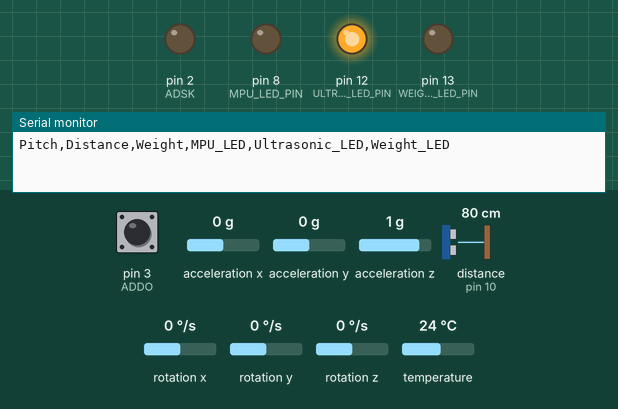
A sketch run on a simulated Arduino Uno, built with avr-gcc and run on an emulated ATmega328P. Parts: output pins drawn as LEDs (lit = HIGH), the last lines printed to the serial monitor. Wiring (inferred from the names in the program): ultrasonic range finder: trigger pin 9; echo pin 10. Inputs (shaded band) come from the test bench; at power-on: pin 3 (ADDO) HIGH, acceleration x 0 g, acceleration y 0 g, acceleration z 1 g, distance to the obstacle (sensor on pin 10) 80 cm, rotation x 0 °/s, rotation y 0 °/s, rotation z 0 °/s, temperature 24 °C. The echo pulse lasts 58.3 µs per cm; pins used as bus, display or sensor lines are not drawn.

Above: at 1.2 s.
1.3 s: pin 3 (ADDO) pulled LOW for 0.15 s
At 2.6 s:
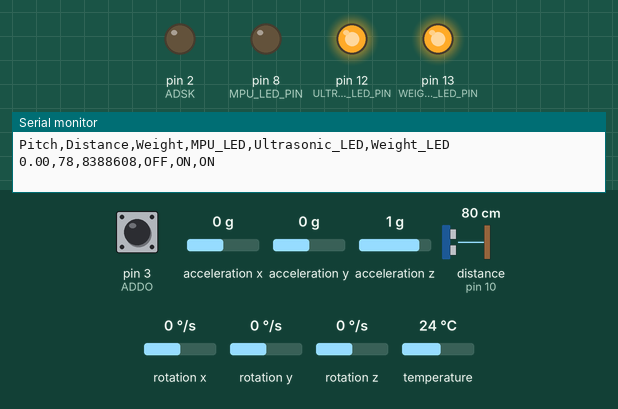
Timing chart, 0 to 4.3 s (numbered marks = the images above; inputs shaded):
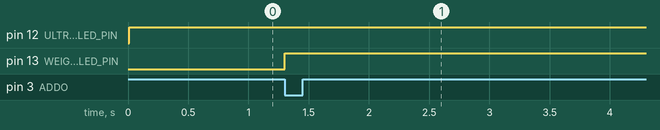

Measured:
- after the input at 1.3 s, pin 13 (WEIGHT_LED_PIN): LOW → HIGH at once

The sketch:

________.ino
```cpp
#include <Wire.h>
#include <Adafruit_MPU6050.h>
#include <Adafruit_Sensor.h>
#include <SoftwareSerial.h>  // Include SoftwareSerial for Bluetooth communication

// MPU6050 setup
Adafruit_MPU6050 mpu;
#define PITCH_MIN_THRESHOLD -15.0  // Minimum pitch threshold
#define PITCH_MAX_THRESHOLD 15.0   // Maximum pitch threshold

// Ultrasonic sensor setup
const int trigPin = 9;            // Pin for ultrasonic trigger
const int echoPin = 10;           // Pin for ultrasonic echo
#define ULTRASONIC_MIN_THRESHOLD 5   // Minimum distance threshold in cm
#define ULTRASONIC_MAX_THRESHOLD 9   // Maximum distance threshold in cm

// LED pins
#define MPU_LED_PIN 8             // LED for MPU threshold
#define ULTRASONIC_LED_PIN 12     // LED for ultrasonic threshold
#define WEIGHT_LED_PIN 13         // LED for weight threshold

// Bluetooth module setup using Hardware Serial (pins 1 and 0)
#define BT_SERIAL Serial  // Use hardware serial for Bluetooth communication

// HX711 weight sensor setup
#define ADDO  3    // Data Out
#define ADSK  2    // SCK
unsigned long convert; // Variable for weight data
#define WEIGHT_THRESHOLD 13000  // Weight threshold in grams

// Function to read from HX711
unsigned long ReadCount() {
    unsigned long Count = 0;
    unsigned char i;

    digitalWrite(ADSK, LOW);

    while (digitalRead(ADDO)); // Wait for the data to be available

    for (i = 0; i < 24; i++) {
        digitalWrite(ADSK, HIGH);
        Count = Count << 1;
        digitalWrite(ADSK, LOW);
        if (digitalRead(ADDO)) Count++;
    }

    digitalWrite(ADSK, HIGH);
    Count = Count ^ 0x800000;  // Two's complement
    digitalWrite(ADSK, LOW);

    return (Count);  // Return the weight value
}

void setup() {
    // Start Bluetooth serial
    BT_SERIAL.begin(9600);
    Wire.begin();

    // Initialize MPU6050
    if (!mpu.begin()) {
        BT_SERIAL.println("Failed to find MPU6050 chip");
        while (1);
    }

    // PLX-DAQ Initialization
    BT_SERIAL.println("Pitch,Distance,Weight,MPU_LED,Ultrasonic_LED,Weight_LED");

    // Initialize LED pins
    pinMode(MPU_LED_PIN, OUTPUT);
    digitalWrite(MPU_LED_PIN, LOW);
    pinMode(ULTRASONIC_LED_PIN, OUTPUT);
    digitalWrite(ULTRASONIC_LED_PIN, LOW);
    pinMode(WEIGHT_LED_PIN, OUTPUT);
    digitalWrite(WEIGHT_LED_PIN, LOW);

    // Initialize ultrasonic sensor pins
    pinMode(trigPin, OUTPUT);
    pinMode(echoPin, INPUT);

    // Initialize HX711 sensor pins
    pinMode(ADDO, INPUT_PULLUP); // Set Data Out pin to input
    pinMode(ADSK, OUTPUT);       // Set Clock pin to output
}

void loop() {
    // --------------------------
    // MPU6050 Sensor Readings
    // --------------------------
    sensors_event_t a, g, temp;
    mpu.getEvent(&a, &g, &temp);

    // Calculate pitch angle
    float pitch = atan2(-a.acceleration.x, sqrt(a.acceleration.y * a.acceleration.y + a.acceleration.z * a.acceleration.z)) * 180 / M_PI;

    // Check if pitch threshold is exceeded
    bool pitchExceeded = (pitch < PITCH_MIN_THRESHOLD || pitch > PITCH_MAX_THRESHOLD);
    digitalWrite(MPU_LED_PIN, pitchExceeded ? HIGH : LOW);

    // --------------------------
    // Ultrasonic Sensor Readings
    // --------------------------
    long duration;
    int distanceCm;

    digitalWrite(trigPin, LOW);
    delayMicroseconds(2);
    digitalWrite(trigPin, HIGH);
    delayMicroseconds(10);
    digitalWrite(trigPin, LOW);

    // Measure the duration of the echo pulse
    duration = pulseIn(echoPin, HIGH);

    // Calculate distance in cm
    distanceCm = duration * 0.034 / 2;

    // Check if ultrasonic threshold is exceeded
    bool ultrasonicExceeded = (distanceCm < ULTRASONIC_MIN_THRESHOLD || distanceCm > ULTRASONIC_MAX_THRESHOLD);
    digitalWrite(ULTRASONIC_LED_PIN, ultrasonicExceeded ? HIGH : LOW);

    // --------------------------
    // Read weight data from HX711
    // --------------------------
    convert = ReadCount();  // Get the weight value

    // Check if weight threshold is exceeded
    bool weightExceeded = (convert > WEIGHT_THRESHOLD);
    digitalWrite(WEIGHT_LED_PIN, weightExceeded ? HIGH : LOW);

    // --------------------------
    // Send Data to PLX-DAQ via Bluetooth
    // --------------------------
    BT_SERIAL.print(pitch, 2);   // Pitch angle (2 decimal places)
    BT_SERIAL.print(",");
    BT_SERIAL.print(distanceCm); // Distance in cm
    BT_SERIAL.print(",");
    BT_SERIAL.print(convert);    // Weight value (no units)
    BT_SERIAL.print(",");
    BT_SERIAL.print(pitchExceeded ? "ON" : "OFF"); // MPU LED state
    BT_SERIAL.print(",");
    BT_SERIAL.print(ultrasonicExceeded ? "ON" : "OFF"); // Ultrasonic LED state
    BT_SERIAL.print(",");
    BT_SERIAL.println(weightExceeded ? "ON" : "OFF"); // Weight LED state

    // Add a short delay
    delay(30000);
}
```
